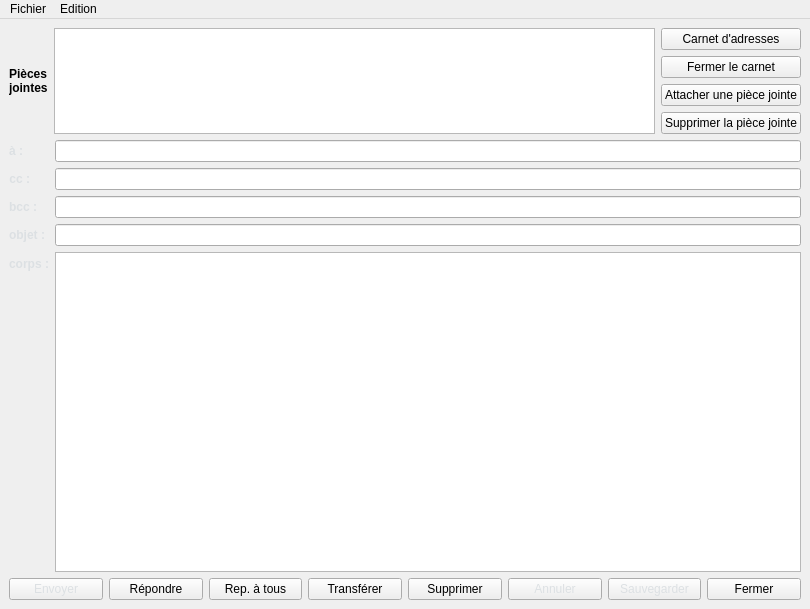
<?xml version="1.0" encoding="UTF-8"?>
<ui version="4.0">
 <class>WriteMail</class>
 <widget class="QMainWindow" name="WriteMail">
  <property name="geometry">
   <rect>
    <x>0</x>
    <y>0</y>
    <width>810</width>
    <height>609</height>
   </rect>
  </property>
  <property name="windowTitle">
   <string>MainWindow</string>
  </property>
  <widget class="QWidget" name="centralwidget">
   <layout class="QVBoxLayout" name="verticalLayout">
    <item>
     <layout class="QHBoxLayout" name="horizontalLayout">
      <item>
       <widget class="QLabel" name="attachedLabel">
        <property name="minimumSize">
         <size>
          <width>0</width>
          <height>0</height>
         </size>
        </property>
        <property name="maximumSize">
         <size>
          <width>50</width>
          <height>16777215</height>
         </size>
        </property>
        <property name="font">
         <font>
          <weight>75</weight>
          <bold>true</bold>
         </font>
        </property>
        <property name="text">
         <string>Pièces
jointes</string>
        </property>
       </widget>
      </item>
      <item>
       <widget class="QListWidget" name="attachedFiles">
        <property name="sizePolicy">
         <sizepolicy hsizetype="Expanding" vsizetype="Minimum">
          <horstretch>0</horstretch>
          <verstretch>30</verstretch>
         </sizepolicy>
        </property>
        <property name="minimumSize">
         <size>
          <width>0</width>
          <height>30</height>
         </size>
        </property>
        <property name="maximumSize">
         <size>
          <width>16777215</width>
          <height>120</height>
         </size>
        </property>
       </widget>
      </item>
      <item>
       <layout class="QVBoxLayout" name="verticalLayout_2">
        <item>
         <widget class="QPushButton" name="addressBookButton">
          <property name="maximumSize">
           <size>
            <width>226</width>
            <height>16777215</height>
           </size>
          </property>
          <property name="toolTip">
           <string>&lt;html&gt;&lt;head/&gt;&lt;body&gt;&lt;p&gt;Ouvre le carnet d'adresses&lt;/p&gt;&lt;/body&gt;&lt;/html&gt;</string>
          </property>
          <property name="text">
           <string>Carnet d'adresses</string>
          </property>
         </widget>
        </item>
        <item>
         <widget class="QPushButton" name="closeAddressBook">
          <property name="maximumSize">
           <size>
            <width>226</width>
            <height>16777215</height>
           </size>
          </property>
          <property name="text">
           <string>Fermer le carnet</string>
          </property>
         </widget>
        </item>
        <item>
         <widget class="QPushButton" name="attachButton">
          <property name="maximumSize">
           <size>
            <width>226</width>
            <height>16777215</height>
           </size>
          </property>
          <property name="toolTip">
           <string>&lt;html&gt;&lt;head/&gt;&lt;body&gt;&lt;p&gt;Attacher un fichier au courrier à expédier&lt;/p&gt;&lt;/body&gt;&lt;/html&gt;</string>
          </property>
          <property name="text">
           <string>Attacher une pièce jointe</string>
          </property>
         </widget>
        </item>
        <item>
         <widget class="QPushButton" name="deleteFile">
          <property name="maximumSize">
           <size>
            <width>226</width>
            <height>16777215</height>
           </size>
          </property>
          <property name="text">
           <string>Supprimer la pièce jointe</string>
          </property>
         </widget>
        </item>
       </layout>
      </item>
     </layout>
    </item>
    <item>
     <layout class="QFormLayout" name="formLayout">
      <item row="0" column="0">
       <widget class="QLabel" name="toLabel">
        <property name="palette">
         <palette>
          <active>
           <colorrole role="WindowText">
            <brush brushstyle="SolidPattern">
             <color alpha="255">
              <red>220</red>
              <green>224</green>
              <blue>227</blue>
             </color>
            </brush>
           </colorrole>
           <colorrole role="Text">
            <brush brushstyle="SolidPattern">
             <color alpha="255">
              <red>220</red>
              <green>224</green>
              <blue>227</blue>
             </color>
            </brush>
           </colorrole>
           <colorrole role="ButtonText">
            <brush brushstyle="SolidPattern">
             <color alpha="255">
              <red>220</red>
              <green>224</green>
              <blue>227</blue>
             </color>
            </brush>
           </colorrole>
          </active>
          <inactive>
           <colorrole role="WindowText">
            <brush brushstyle="SolidPattern">
             <color alpha="255">
              <red>220</red>
              <green>224</green>
              <blue>227</blue>
             </color>
            </brush>
           </colorrole>
           <colorrole role="Text">
            <brush brushstyle="SolidPattern">
             <color alpha="255">
              <red>220</red>
              <green>224</green>
              <blue>227</blue>
             </color>
            </brush>
           </colorrole>
           <colorrole role="ButtonText">
            <brush brushstyle="SolidPattern">
             <color alpha="255">
              <red>220</red>
              <green>224</green>
              <blue>227</blue>
             </color>
            </brush>
           </colorrole>
          </inactive>
          <disabled>
           <colorrole role="WindowText">
            <brush brushstyle="SolidPattern">
             <color alpha="255">
              <red>159</red>
              <green>158</green>
              <blue>158</blue>
             </color>
            </brush>
           </colorrole>
           <colorrole role="Text">
            <brush brushstyle="SolidPattern">
             <color alpha="255">
              <red>159</red>
              <green>158</green>
              <blue>158</blue>
             </color>
            </brush>
           </colorrole>
           <colorrole role="ButtonText">
            <brush brushstyle="SolidPattern">
             <color alpha="255">
              <red>159</red>
              <green>158</green>
              <blue>158</blue>
             </color>
            </brush>
           </colorrole>
          </disabled>
         </palette>
        </property>
        <property name="text">
         <string>&lt;html&gt;&lt;head/&gt;&lt;body&gt;&lt;p align=&quot;right&quot;&gt;&lt;span style=&quot; font-weight:600;&quot;&gt;à :&lt;/span&gt;&lt;/p&gt;&lt;/body&gt;&lt;/html&gt;</string>
        </property>
       </widget>
      </item>
      <item row="0" column="1">
       <widget class="QLineEdit" name="to">
        <property name="placeholderText">
         <string/>
        </property>
       </widget>
      </item>
      <item row="1" column="0">
       <widget class="QLabel" name="ccLabel">
        <property name="palette">
         <palette>
          <active>
           <colorrole role="WindowText">
            <brush brushstyle="SolidPattern">
             <color alpha="255">
              <red>220</red>
              <green>224</green>
              <blue>227</blue>
             </color>
            </brush>
           </colorrole>
           <colorrole role="Text">
            <brush brushstyle="SolidPattern">
             <color alpha="255">
              <red>220</red>
              <green>224</green>
              <blue>227</blue>
             </color>
            </brush>
           </colorrole>
           <colorrole role="ButtonText">
            <brush brushstyle="SolidPattern">
             <color alpha="255">
              <red>220</red>
              <green>224</green>
              <blue>227</blue>
             </color>
            </brush>
           </colorrole>
          </active>
          <inactive>
           <colorrole role="WindowText">
            <brush brushstyle="SolidPattern">
             <color alpha="255">
              <red>220</red>
              <green>224</green>
              <blue>227</blue>
             </color>
            </brush>
           </colorrole>
           <colorrole role="Text">
            <brush brushstyle="SolidPattern">
             <color alpha="255">
              <red>220</red>
              <green>224</green>
              <blue>227</blue>
             </color>
            </brush>
           </colorrole>
           <colorrole role="ButtonText">
            <brush brushstyle="SolidPattern">
             <color alpha="255">
              <red>220</red>
              <green>224</green>
              <blue>227</blue>
             </color>
            </brush>
           </colorrole>
          </inactive>
          <disabled>
           <colorrole role="WindowText">
            <brush brushstyle="SolidPattern">
             <color alpha="255">
              <red>159</red>
              <green>158</green>
              <blue>158</blue>
             </color>
            </brush>
           </colorrole>
           <colorrole role="Text">
            <brush brushstyle="SolidPattern">
             <color alpha="255">
              <red>159</red>
              <green>158</green>
              <blue>158</blue>
             </color>
            </brush>
           </colorrole>
           <colorrole role="ButtonText">
            <brush brushstyle="SolidPattern">
             <color alpha="255">
              <red>159</red>
              <green>158</green>
              <blue>158</blue>
             </color>
            </brush>
           </colorrole>
          </disabled>
         </palette>
        </property>
        <property name="text">
         <string>&lt;html&gt;&lt;head/&gt;&lt;body&gt;&lt;p align=&quot;right&quot;&gt;&lt;span style=&quot; font-weight:600;&quot;&gt;cc :&lt;/span&gt;&lt;/p&gt;&lt;/body&gt;&lt;/html&gt;</string>
        </property>
       </widget>
      </item>
      <item row="1" column="1">
       <widget class="QLineEdit" name="cc">
        <property name="placeholderText">
         <string/>
        </property>
       </widget>
      </item>
      <item row="2" column="0">
       <widget class="QLabel" name="bccLabel">
        <property name="palette">
         <palette>
          <active>
           <colorrole role="WindowText">
            <brush brushstyle="SolidPattern">
             <color alpha="255">
              <red>220</red>
              <green>224</green>
              <blue>227</blue>
             </color>
            </brush>
           </colorrole>
           <colorrole role="Text">
            <brush brushstyle="SolidPattern">
             <color alpha="255">
              <red>220</red>
              <green>224</green>
              <blue>227</blue>
             </color>
            </brush>
           </colorrole>
           <colorrole role="ButtonText">
            <brush brushstyle="SolidPattern">
             <color alpha="255">
              <red>220</red>
              <green>224</green>
              <blue>227</blue>
             </color>
            </brush>
           </colorrole>
          </active>
          <inactive>
           <colorrole role="WindowText">
            <brush brushstyle="SolidPattern">
             <color alpha="255">
              <red>220</red>
              <green>224</green>
              <blue>227</blue>
             </color>
            </brush>
           </colorrole>
           <colorrole role="Text">
            <brush brushstyle="SolidPattern">
             <color alpha="255">
              <red>220</red>
              <green>224</green>
              <blue>227</blue>
             </color>
            </brush>
           </colorrole>
           <colorrole role="ButtonText">
            <brush brushstyle="SolidPattern">
             <color alpha="255">
              <red>220</red>
              <green>224</green>
              <blue>227</blue>
             </color>
            </brush>
           </colorrole>
          </inactive>
          <disabled>
           <colorrole role="WindowText">
            <brush brushstyle="SolidPattern">
             <color alpha="255">
              <red>159</red>
              <green>158</green>
              <blue>158</blue>
             </color>
            </brush>
           </colorrole>
           <colorrole role="Text">
            <brush brushstyle="SolidPattern">
             <color alpha="255">
              <red>159</red>
              <green>158</green>
              <blue>158</blue>
             </color>
            </brush>
           </colorrole>
           <colorrole role="ButtonText">
            <brush brushstyle="SolidPattern">
             <color alpha="255">
              <red>159</red>
              <green>158</green>
              <blue>158</blue>
             </color>
            </brush>
           </colorrole>
          </disabled>
         </palette>
        </property>
        <property name="text">
         <string>&lt;html&gt;&lt;head/&gt;&lt;body&gt;&lt;p align=&quot;right&quot;&gt;&lt;span style=&quot; font-weight:600;&quot;&gt;bcc :&lt;/span&gt;&lt;/p&gt;&lt;/body&gt;&lt;/html&gt;</string>
        </property>
       </widget>
      </item>
      <item row="2" column="1">
       <widget class="QLineEdit" name="bcc">
        <property name="placeholderText">
         <string/>
        </property>
       </widget>
      </item>
      <item row="11" column="0">
       <widget class="QLabel" name="titleLabel">
        <property name="palette">
         <palette>
          <active>
           <colorrole role="WindowText">
            <brush brushstyle="SolidPattern">
             <color alpha="255">
              <red>220</red>
              <green>224</green>
              <blue>227</blue>
             </color>
            </brush>
           </colorrole>
           <colorrole role="Text">
            <brush brushstyle="SolidPattern">
             <color alpha="255">
              <red>220</red>
              <green>224</green>
              <blue>227</blue>
             </color>
            </brush>
           </colorrole>
           <colorrole role="ButtonText">
            <brush brushstyle="SolidPattern">
             <color alpha="255">
              <red>220</red>
              <green>224</green>
              <blue>227</blue>
             </color>
            </brush>
           </colorrole>
          </active>
          <inactive>
           <colorrole role="WindowText">
            <brush brushstyle="SolidPattern">
             <color alpha="255">
              <red>220</red>
              <green>224</green>
              <blue>227</blue>
             </color>
            </brush>
           </colorrole>
           <colorrole role="Text">
            <brush brushstyle="SolidPattern">
             <color alpha="255">
              <red>220</red>
              <green>224</green>
              <blue>227</blue>
             </color>
            </brush>
           </colorrole>
           <colorrole role="ButtonText">
            <brush brushstyle="SolidPattern">
             <color alpha="255">
              <red>220</red>
              <green>224</green>
              <blue>227</blue>
             </color>
            </brush>
           </colorrole>
          </inactive>
          <disabled>
           <colorrole role="WindowText">
            <brush brushstyle="SolidPattern">
             <color alpha="255">
              <red>159</red>
              <green>158</green>
              <blue>158</blue>
             </color>
            </brush>
           </colorrole>
           <colorrole role="Text">
            <brush brushstyle="SolidPattern">
             <color alpha="255">
              <red>159</red>
              <green>158</green>
              <blue>158</blue>
             </color>
            </brush>
           </colorrole>
           <colorrole role="ButtonText">
            <brush brushstyle="SolidPattern">
             <color alpha="255">
              <red>159</red>
              <green>158</green>
              <blue>158</blue>
             </color>
            </brush>
           </colorrole>
          </disabled>
         </palette>
        </property>
        <property name="text">
         <string>&lt;html&gt;&lt;head/&gt;&lt;body&gt;&lt;p align=&quot;right&quot;&gt;&lt;span style=&quot; font-weight:600;&quot;&gt;objet :&lt;/span&gt;&lt;/p&gt;&lt;/body&gt;&lt;/html&gt;</string>
        </property>
       </widget>
      </item>
      <item row="11" column="1">
       <widget class="QLineEdit" name="title">
        <property name="placeholderText">
         <string/>
        </property>
       </widget>
      </item>
      <item row="12" column="0">
       <widget class="QLabel" name="messageLabel">
        <property name="palette">
         <palette>
          <active>
           <colorrole role="WindowText">
            <brush brushstyle="SolidPattern">
             <color alpha="255">
              <red>220</red>
              <green>224</green>
              <blue>227</blue>
             </color>
            </brush>
           </colorrole>
           <colorrole role="Text">
            <brush brushstyle="SolidPattern">
             <color alpha="255">
              <red>220</red>
              <green>224</green>
              <blue>227</blue>
             </color>
            </brush>
           </colorrole>
           <colorrole role="ButtonText">
            <brush brushstyle="SolidPattern">
             <color alpha="255">
              <red>220</red>
              <green>224</green>
              <blue>227</blue>
             </color>
            </brush>
           </colorrole>
          </active>
          <inactive>
           <colorrole role="WindowText">
            <brush brushstyle="SolidPattern">
             <color alpha="255">
              <red>220</red>
              <green>224</green>
              <blue>227</blue>
             </color>
            </brush>
           </colorrole>
           <colorrole role="Text">
            <brush brushstyle="SolidPattern">
             <color alpha="255">
              <red>220</red>
              <green>224</green>
              <blue>227</blue>
             </color>
            </brush>
           </colorrole>
           <colorrole role="ButtonText">
            <brush brushstyle="SolidPattern">
             <color alpha="255">
              <red>220</red>
              <green>224</green>
              <blue>227</blue>
             </color>
            </brush>
           </colorrole>
          </inactive>
          <disabled>
           <colorrole role="WindowText">
            <brush brushstyle="SolidPattern">
             <color alpha="255">
              <red>159</red>
              <green>158</green>
              <blue>158</blue>
             </color>
            </brush>
           </colorrole>
           <colorrole role="Text">
            <brush brushstyle="SolidPattern">
             <color alpha="255">
              <red>159</red>
              <green>158</green>
              <blue>158</blue>
             </color>
            </brush>
           </colorrole>
           <colorrole role="ButtonText">
            <brush brushstyle="SolidPattern">
             <color alpha="255">
              <red>159</red>
              <green>158</green>
              <blue>158</blue>
             </color>
            </brush>
           </colorrole>
          </disabled>
         </palette>
        </property>
        <property name="text">
         <string>&lt;html&gt;&lt;head/&gt;&lt;body&gt;&lt;p align=&quot;right&quot;&gt;&lt;span style=&quot; font-weight:600;&quot;&gt;corps :&lt;/span&gt;&lt;/p&gt;&lt;/body&gt;&lt;/html&gt;</string>
        </property>
       </widget>
      </item>
      <item row="12" column="1">
       <widget class="QTextEdit" name="message">
        <property name="sizePolicy">
         <sizepolicy hsizetype="Expanding" vsizetype="Expanding">
          <horstretch>0</horstretch>
          <verstretch>1</verstretch>
         </sizepolicy>
        </property>
       </widget>
      </item>
     </layout>
    </item>
    <item>
     <layout class="QHBoxLayout" name="horizontalLayout_2">
      <item>
       <widget class="QPushButton" name="sendButton">
        <property name="palette">
         <palette>
          <active>
           <colorrole role="Text">
            <brush brushstyle="SolidPattern">
             <color alpha="255">
              <red>220</red>
              <green>224</green>
              <blue>227</blue>
             </color>
            </brush>
           </colorrole>
           <colorrole role="ButtonText">
            <brush brushstyle="SolidPattern">
             <color alpha="255">
              <red>220</red>
              <green>224</green>
              <blue>227</blue>
             </color>
            </brush>
           </colorrole>
          </active>
          <inactive>
           <colorrole role="Text">
            <brush brushstyle="SolidPattern">
             <color alpha="255">
              <red>220</red>
              <green>224</green>
              <blue>227</blue>
             </color>
            </brush>
           </colorrole>
           <colorrole role="ButtonText">
            <brush brushstyle="SolidPattern">
             <color alpha="255">
              <red>220</red>
              <green>224</green>
              <blue>227</blue>
             </color>
            </brush>
           </colorrole>
          </inactive>
          <disabled>
           <colorrole role="Text">
            <brush brushstyle="SolidPattern">
             <color alpha="255">
              <red>159</red>
              <green>158</green>
              <blue>158</blue>
             </color>
            </brush>
           </colorrole>
           <colorrole role="ButtonText">
            <brush brushstyle="SolidPattern">
             <color alpha="255">
              <red>159</red>
              <green>158</green>
              <blue>158</blue>
             </color>
            </brush>
           </colorrole>
          </disabled>
         </palette>
        </property>
        <property name="toolTip">
         <string>&lt;html&gt;&lt;head/&gt;&lt;body&gt;&lt;p&gt;Envoyer le courrier aux destinataires&lt;/p&gt;&lt;/body&gt;&lt;/html&gt;</string>
        </property>
        <property name="text">
         <string>Envoyer</string>
        </property>
       </widget>
      </item>
      <item>
       <widget class="QPushButton" name="replyButton">
        <property name="toolTip">
         <string>&lt;html&gt;&lt;head/&gt;&lt;body&gt;&lt;p&gt;Répondre à l'expéditeur du courrier&lt;/p&gt;&lt;/body&gt;&lt;/html&gt;</string>
        </property>
        <property name="text">
         <string>Répondre</string>
        </property>
       </widget>
      </item>
      <item>
       <widget class="QPushButton" name="replyAllButton">
        <property name="toolTip">
         <string>&lt;html&gt;&lt;head/&gt;&lt;body&gt;&lt;p&gt;Répondre à l'expéditeur ainsi qu'à tous les destinataires en copie du courrier&lt;/p&gt;&lt;/body&gt;&lt;/html&gt;</string>
        </property>
        <property name="text">
         <string>Rep. à tous</string>
        </property>
       </widget>
      </item>
      <item>
       <widget class="QPushButton" name="transferButton">
        <property name="toolTip">
         <string>&lt;html&gt;&lt;head/&gt;&lt;body&gt;&lt;p&gt;Transmettre le courrier à quelqu'un d'autre que l'expéditeur&lt;/p&gt;&lt;/body&gt;&lt;/html&gt;</string>
        </property>
        <property name="text">
         <string>Transférer</string>
        </property>
       </widget>
      </item>
      <item>
       <widget class="QPushButton" name="deleteButton">
        <property name="toolTip">
         <string>&lt;html&gt;&lt;head/&gt;&lt;body&gt;&lt;p&gt;Supprimer le courrier&lt;/p&gt;&lt;/body&gt;&lt;/html&gt;</string>
        </property>
        <property name="text">
         <string>Supprimer</string>
        </property>
       </widget>
      </item>
      <item>
       <widget class="QPushButton" name="cancelButton">
        <property name="palette">
         <palette>
          <active>
           <colorrole role="Text">
            <brush brushstyle="SolidPattern">
             <color alpha="255">
              <red>220</red>
              <green>224</green>
              <blue>227</blue>
             </color>
            </brush>
           </colorrole>
           <colorrole role="ButtonText">
            <brush brushstyle="SolidPattern">
             <color alpha="255">
              <red>220</red>
              <green>224</green>
              <blue>227</blue>
             </color>
            </brush>
           </colorrole>
          </active>
          <inactive>
           <colorrole role="Text">
            <brush brushstyle="SolidPattern">
             <color alpha="255">
              <red>220</red>
              <green>224</green>
              <blue>227</blue>
             </color>
            </brush>
           </colorrole>
           <colorrole role="ButtonText">
            <brush brushstyle="SolidPattern">
             <color alpha="255">
              <red>220</red>
              <green>224</green>
              <blue>227</blue>
             </color>
            </brush>
           </colorrole>
          </inactive>
          <disabled>
           <colorrole role="Text">
            <brush brushstyle="SolidPattern">
             <color alpha="255">
              <red>159</red>
              <green>158</green>
              <blue>158</blue>
             </color>
            </brush>
           </colorrole>
           <colorrole role="ButtonText">
            <brush brushstyle="SolidPattern">
             <color alpha="255">
              <red>159</red>
              <green>158</green>
              <blue>158</blue>
             </color>
            </brush>
           </colorrole>
          </disabled>
         </palette>
        </property>
        <property name="toolTip">
         <string>&lt;html&gt;&lt;head/&gt;&lt;body&gt;&lt;p&gt;Annuler les modifications et revenir à la boite&lt;/p&gt;&lt;/body&gt;&lt;/html&gt;</string>
        </property>
        <property name="text">
         <string>Annuler</string>
        </property>
       </widget>
      </item>
      <item>
       <widget class="QPushButton" name="saveButton">
        <property name="palette">
         <palette>
          <active>
           <colorrole role="Text">
            <brush brushstyle="SolidPattern">
             <color alpha="255">
              <red>220</red>
              <green>224</green>
              <blue>227</blue>
             </color>
            </brush>
           </colorrole>
           <colorrole role="ButtonText">
            <brush brushstyle="SolidPattern">
             <color alpha="255">
              <red>220</red>
              <green>224</green>
              <blue>227</blue>
             </color>
            </brush>
           </colorrole>
          </active>
          <inactive>
           <colorrole role="Text">
            <brush brushstyle="SolidPattern">
             <color alpha="255">
              <red>220</red>
              <green>224</green>
              <blue>227</blue>
             </color>
            </brush>
           </colorrole>
           <colorrole role="ButtonText">
            <brush brushstyle="SolidPattern">
             <color alpha="255">
              <red>220</red>
              <green>224</green>
              <blue>227</blue>
             </color>
            </brush>
           </colorrole>
          </inactive>
          <disabled>
           <colorrole role="Text">
            <brush brushstyle="SolidPattern">
             <color alpha="255">
              <red>159</red>
              <green>158</green>
              <blue>158</blue>
             </color>
            </brush>
           </colorrole>
           <colorrole role="ButtonText">
            <brush brushstyle="SolidPattern">
             <color alpha="255">
              <red>159</red>
              <green>158</green>
              <blue>158</blue>
             </color>
            </brush>
           </colorrole>
          </disabled>
         </palette>
        </property>
        <property name="toolTip">
         <string>&lt;html&gt;&lt;head/&gt;&lt;body&gt;&lt;p&gt;Sauvegarder une copie du courrier&lt;/p&gt;&lt;/body&gt;&lt;/html&gt;</string>
        </property>
        <property name="text">
         <string>Sauvegarder</string>
        </property>
       </widget>
      </item>
      <item>
       <widget class="QPushButton" name="closeButton">
        <property name="text">
         <string>Fermer</string>
        </property>
       </widget>
      </item>
     </layout>
    </item>
   </layout>
  </widget>
  <widget class="QMenuBar" name="menubar">
   <property name="geometry">
    <rect>
     <x>0</x>
     <y>0</y>
     <width>810</width>
     <height>25</height>
    </rect>
   </property>
   <widget class="QMenu" name="menuFichier">
    <property name="title">
     <string>Fichier</string>
    </property>
    <addaction name="actionR_pondre"/>
    <addaction name="actionR_pondre_tous"/>
    <addaction name="actionTransf_rer"/>
    <addaction name="actionEnvoyer"/>
    <addaction name="separator"/>
    <addaction name="actionAttacher_des_pi_ces_jointes"/>
    <addaction name="actionDeleteAddedFile"/>
    <addaction name="separator"/>
    <addaction name="actionFermer"/>
   </widget>
   <widget class="QMenu" name="menuEdition">
    <property name="title">
     <string>Edition</string>
    </property>
    <addaction name="actionCopier"/>
    <addaction name="actionCouper"/>
    <addaction name="actionColler"/>
    <addaction name="actionSupprimer"/>
   </widget>
   <addaction name="menuFichier"/>
   <addaction name="menuEdition"/>
  </widget>
  <action name="actionCopier">
   <property name="text">
    <string>Copier</string>
   </property>
  </action>
  <action name="actionColler">
   <property name="text">
    <string>Coller</string>
   </property>
  </action>
  <action name="actionCouper">
   <property name="text">
    <string>Couper</string>
   </property>
  </action>
  <action name="actionSupprimer">
   <property name="text">
    <string>Supprimer</string>
   </property>
  </action>
  <action name="actionSend">
   <property name="text">
    <string>send</string>
   </property>
  </action>
  <action name="actionReply">
   <property name="text">
    <string>reply</string>
   </property>
  </action>
  <action name="actionReplyAll">
   <property name="text">
    <string>replyAll</string>
   </property>
  </action>
  <action name="actionTransfer">
   <property name="text">
    <string>transfer</string>
   </property>
  </action>
  <action name="actionDelete">
   <property name="text">
    <string>delete</string>
   </property>
  </action>
  <action name="actionCancel">
   <property name="text">
    <string>cancel</string>
   </property>
  </action>
  <action name="actionSave">
   <property name="text">
    <string>save</string>
   </property>
  </action>
  <action name="actionClose">
   <property name="text">
    <string>close</string>
   </property>
  </action>
  <action name="actionAttach">
   <property name="text">
    <string>attach</string>
   </property>
  </action>
  <action name="actionEnvoyer">
   <property name="text">
    <string>Envoyer</string>
   </property>
   <property name="font">
    <font>
     <weight>75</weight>
     <bold>true</bold>
    </font>
   </property>
   <property name="shortcut">
    <string>Ctrl+E</string>
   </property>
  </action>
  <action name="actionR_pondre">
   <property name="text">
    <string>Répondre</string>
   </property>
   <property name="font">
    <font>
     <weight>75</weight>
     <bold>true</bold>
    </font>
   </property>
   <property name="shortcut">
    <string>Ctrl+R</string>
   </property>
  </action>
  <action name="actionR_pondre_tous">
   <property name="text">
    <string>Répondre à tous</string>
   </property>
   <property name="font">
    <font>
     <weight>75</weight>
     <bold>true</bold>
    </font>
   </property>
   <property name="shortcut">
    <string>Ctrl+Shift+R</string>
   </property>
  </action>
  <action name="actionTransf_rer">
   <property name="text">
    <string>Transférer</string>
   </property>
   <property name="font">
    <font>
     <weight>75</weight>
     <bold>true</bold>
    </font>
   </property>
   <property name="shortcut">
    <string>Ctrl+T</string>
   </property>
  </action>
  <action name="actionAttacher_des_pi_ces_jointes">
   <property name="text">
    <string>Attacher des pièces jointes</string>
   </property>
   <property name="font">
    <font>
     <weight>75</weight>
     <bold>true</bold>
    </font>
   </property>
   <property name="shortcut">
    <string>Ctrl+A</string>
   </property>
  </action>
  <action name="actionFermer">
   <property name="text">
    <string>Fermer</string>
   </property>
  </action>
  <action name="actionDeleteAddedFile">
   <property name="text">
    <string>Supprimer la pièce jointe</string>
   </property>
   <property name="font">
    <font>
     <weight>75</weight>
     <bold>true</bold>
    </font>
   </property>
  </action>
 </widget>
 <resources/>
 <connections/>
</ui>
